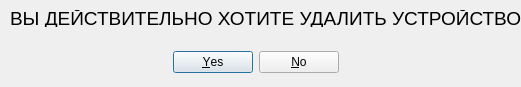
<?xml version="1.0" encoding="UTF-8"?>
<ui version="4.0">
 <class>deleteDevise</class>
 <widget class="QDialog" name="deleteDevise">
  <property name="geometry">
   <rect>
    <x>0</x>
    <y>0</y>
    <width>521</width>
    <height>87</height>
   </rect>
  </property>
  <property name="windowTitle">
   <string>Dialog</string>
  </property>
  <widget class="QLabel" name="label">
   <property name="geometry">
    <rect>
     <x>10</x>
     <y>10</y>
     <width>511</width>
     <height>17</height>
    </rect>
   </property>
   <property name="font">
    <font>
     <pointsize>14</pointsize>
     <weight>50</weight>
     <italic>false</italic>
     <bold>false</bold>
     <strikeout>false</strikeout>
    </font>
   </property>
   <property name="acceptDrops">
    <bool>false</bool>
   </property>
   <property name="text">
    <string>ВЫ ДЕЙСТВИТЕЛЬНО ХОТИТЕ УДАЛИТЬ УСТРОЙСТВО ?</string>
   </property>
   <property name="wordWrap">
    <bool>false</bool>
   </property>
  </widget>
  <widget class="QDialogButtonBox" name="buttonBox">
   <property name="geometry">
    <rect>
     <x>170</x>
     <y>50</y>
     <width>169</width>
     <height>25</height>
    </rect>
   </property>
   <property name="orientation">
    <enum>Qt::Horizontal</enum>
   </property>
   <property name="standardButtons">
    <set>QDialogButtonBox::No|QDialogButtonBox::Yes</set>
   </property>
  </widget>
 </widget>
 <resources/>
 <connections>
  <connection>
   <sender>buttonBox</sender>
   <signal>accepted()</signal>
   <receiver>deleteDevise</receiver>
   <slot>accept()</slot>
   <hints>
    <hint type="sourcelabel">
     <x>248</x>
     <y>254</y>
    </hint>
    <hint type="destinationlabel">
     <x>157</x>
     <y>274</y>
    </hint>
   </hints>
  </connection>
  <connection>
   <sender>buttonBox</sender>
   <signal>rejected()</signal>
   <receiver>deleteDevise</receiver>
   <slot>reject()</slot>
   <hints>
    <hint type="sourcelabel">
     <x>316</x>
     <y>260</y>
    </hint>
    <hint type="destinationlabel">
     <x>286</x>
     <y>274</y>
    </hint>
   </hints>
  </connection>
 </connections>
</ui>
